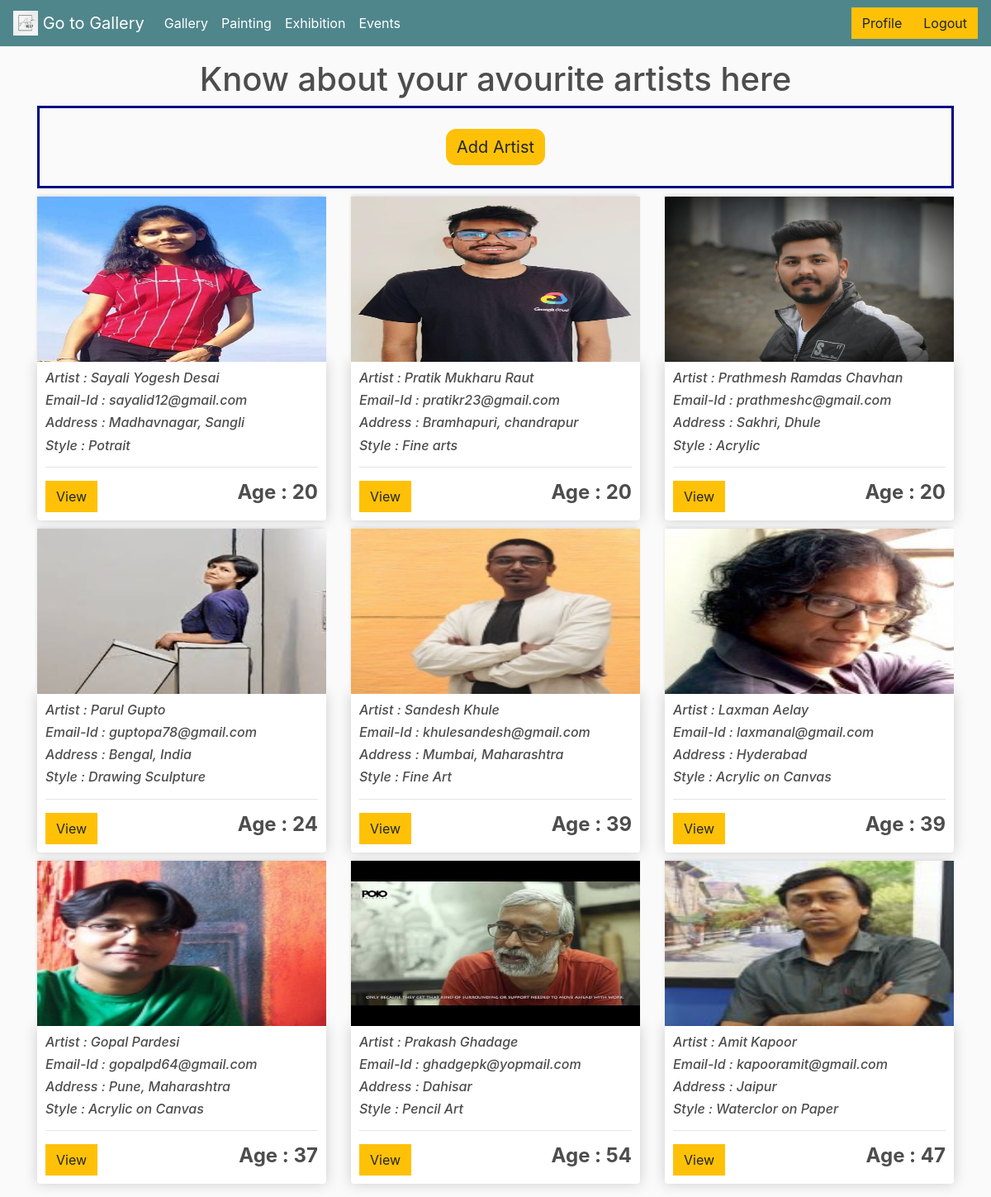
/gallery/artist/ (signed in), run on the app's committed database.
### gallery/models.py (models this page shows, shortened)
class Artists(models.Model):
    a_name=models.CharField(max_length=40)
    email=models.CharField(max_length=30)
    address=models.CharField(max_length=200)
    phone=models.CharField(max_length=10)
    age=models.IntegerField()
    style=models.CharField(max_length=30)
    image=models.ImageField(null=True, blank=True)

### gallery/decorators.py (the view)
        def wrapper_func(request, *args, **kwargs):
            group = None
            if request.user.groups.exists():
                group = request.user.groups.all()[0].name
            if group in allowed_roles:
                return view_func(request, *args, **kwargs)
            else:
                return HttpResponse("You are not authorised to view this page")

### gallery/views.py (called while the page is built)
@allowed_users(allowed_roles=['admin','artist', 'customer'])
def artist(request):
    artist = Artists.objects.all()
    galleries = [[0]*len(artist)]*len(artist)
    for i in range(len(artist)):
        l = Gallery.objects.filter(artist=artist[i])
        galleries[i] = l
    context = {'artist':artist, 'gallery':galleries}
    return render(request, 'gallery/artist.html', context)

### gallery/templates/gallery/artist.html (shortened to what this page needs)
<!DOCTYPE html>
{% load static %}
<html>
<head>
	<link rel="stylesheet" href="https://stackpath.bootstrapcdn.com/bootstrap/4.4.1/css/bootstrap.min.css">
	<link rel="stylesheet" type="text/css" href="{% static 'css/main.css' %}">
</head>
<body>
	<nav class="navbar navbar-expand-lg navbar-dark bg-dark ">
	  <a class="navbar-brand" href="{% url 'dashboard' %}" ><img src="/static/image/logo.jpg" width="30" height="30" class="d-inline-block align-top" alt="">  Go to Gallery</a>
	    <div class="collapse navbar-collapse" id="navbarSupportedContent">
            <ul class="navbar-nav mr-auto">
                <li class="nav-item active">
                  <a class="nav-link" href="{% url 'gallery' %}">Gallery <span class="sr-only">(current)</span></a>
                </li>
                <li class="nav-item active">
                  <a class="nav-link" href="{% url 'painting' %}">Painting <span class="sr-only">(current)</span></a>
                </li>
                <li class="nav-item active">
                    <a class="nav-link" href="{% url 'exhibition' %}">Exhibition <span class="sr-only">(current)</span></a>
                </li>
                <li class="nav-item active">
                  <a class="nav-link" href="{% url 'list_of_events' %}">Events <span class="sr-only">(current)</span></a>
              </li>
            </ul>
      </div>
      <div class="form-inline my-2 my-lg-0">
		<a href="{% url 'profile' %}"class="btn btn-warning">Profile</a>
        <a href="{% url 'index' %}"class="btn btn-warning">Logout</a>
     </div>
    </nav>
<div class="container my-3">
<h1 class= "my-2 text-center" > Know about your avourite artists here  </h1>
<div class="contain">
	<br>
	<a href="{% url 'addartist' %}"class="btn btn-warning btn2"> Add Artist </a>
</div>
<div class="row">
    {% for artist in artist %}
        <div class="col-lg-4">
            <img class="thumbnail" src="{{artist.image.url}}">
            <div class="box-element product">
                <h6><i>Artist : {{artist.a_name}}</i></h6>
                <h6><i>Email-Id : {{artist.email}}</i></h6>
                <h6><i>Address : {{artist.address}}</i></h6>
                <h6><i>Style : {{artist.style}}</i></h6>
                <hr>
                <a href="{% url 'artist_info' artist.id %}"class="btn btn-warning">
                  View
                </a>
                <h4 style="display: inline-block; float:right;"><strong>Age : {{artist.age}}</strong></h4>
                <br>
            </div>
        </div>
    {% endfor %}
    </div>
</body>
</html>

### static/css/main.css (style rules this page uses)
body { background-color: hsl(0, 0%, 98%); }
h1,h2,h3,h4,h5,h6 { color:hsl(0, 0%, 30%); }
.box-element { box-shadow:hsl(0, 0%, 80%) 0 0 16px; background-color: #fff; border-radius: 4px; padding: 10px; }
.thumbnail { width: 100%; height: 200px; -webkit-box-shadow: -1px -3px 5px -2px rgba(214,214,214,1); -moz-box-shadow: -1px -3px 5px -2px rgba(214,214,214,1); box-shadow: -1px -3px 5px -2px rgba(214,214,214,1); }
.product { border-radius: 0 0 4px 4px; }
.bg-dark { background-color: #4f868c!important; }
.col-lg-4, .col-lg-6, .col-lg-8, .col-lg-12 { margin-top: 10px; }
.btn { border-radius: 0; }

### gallery/templates/gallery/artist.html (style rules this page uses)
.contain { display: flex; justify-content: center; align-items: center; height: 100px; border: 3px solid navy; font-size: 30px; }
.btn2 { border-radius: 12px; font-size: 20px; }
html { scroll-behavior: smooth; }

### data on the page
Artists: image (picture), a_name "Sayali Yogesh Desai", email "sayalid12@gmail.com", address "Madhavnagar, Sangli", style "Potrait", age "20"
Artists: image (picture), a_name "Pratik Mukharu Raut", email "pratikr23@gmail.com", address "Bramhapuri, chandrapur", style "Fine arts", age "20"
Artists: image (picture), a_name "Prathmesh Ramdas Chavhan", email "prathmeshc@gmail.com", address "Sakhri, Dhule", style "Acrylic", age "20"
Artists: image (picture), a_name "Parul Gupto", email "guptopa78@gmail.com", address "Bengal, India", style "Drawing Sculpture", age "24"
Artists: image (picture), a_name "Sandesh Khule", email "khulesandesh@gmail.com", address "Mumbai, Maharashtra", style "Fine Art", age "39"
Artists: image (picture), a_name "Laxman Aelay", email "laxmanal@gmail.com", address "Hyderabad", style "Acrylic on Canvas", age "39"
Artists: image (picture), a_name "Gopal Pardesi", email "gopalpd64@gmail.com", address "Pune, Maharashtra", style "Acrylic on Canvas", age "37"
Artists: image (picture), a_name "Prakash Ghadage", email "ghadgepk@yopmail.com", address "Dahisar", style "Pencil Art", age "54"
Artists: image (picture), a_name "Amit Kapoor", email "kapooramit@gmail.com", address "Jaipur", style "Waterclor on Paper", age "47"
